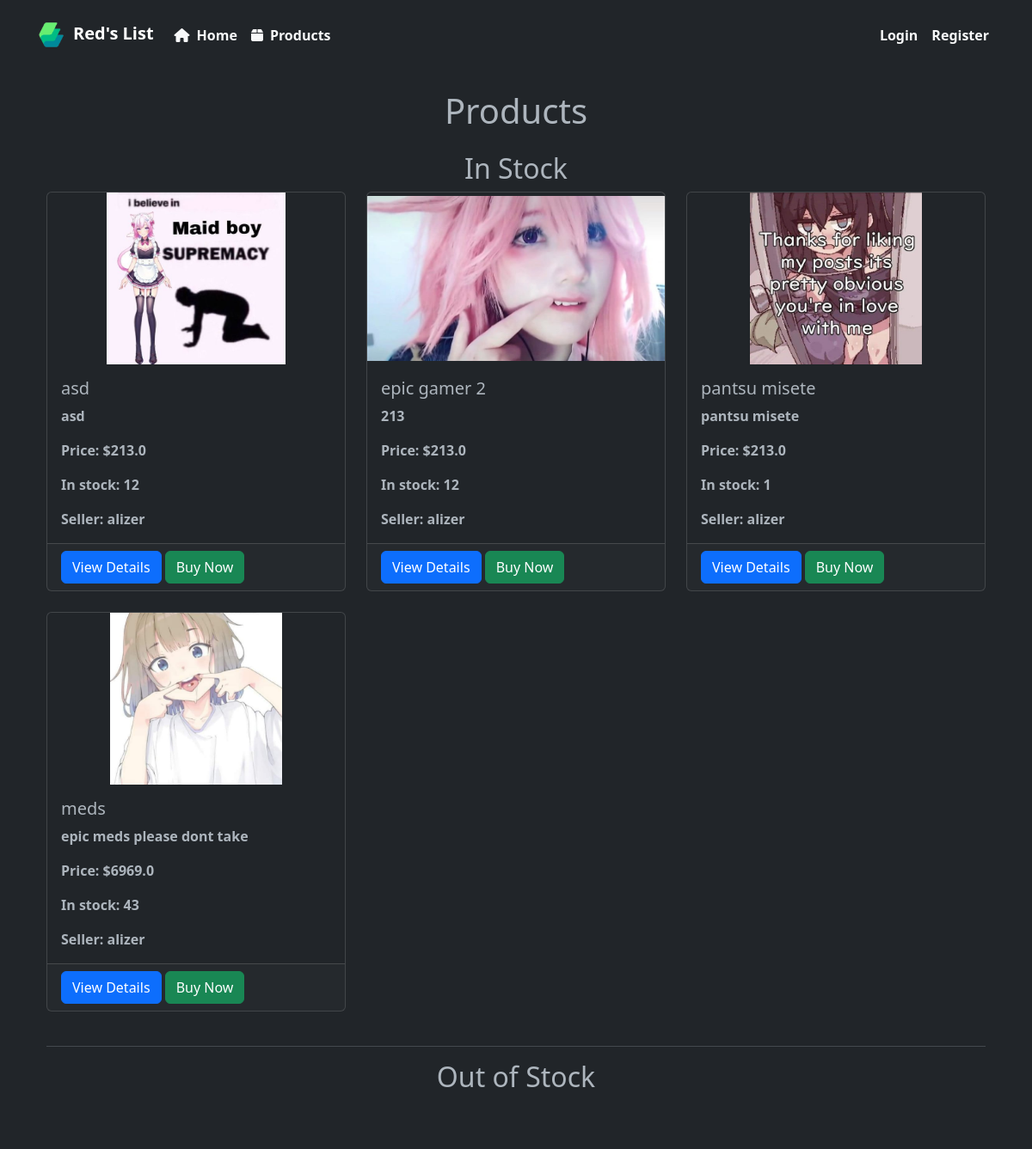
Page /products on the committed database.
### app.py (models this page shows, shortened)
class Item(db.Model):
    id = db.Column(db.Integer, primary_key=True)
    name = db.Column(db.String(512), nullable=False)
    description = db.Column(db.Text, nullable=False)
    price = db.Column(db.Float, nullable=False)
    stock = db.Column(db.Integer, nullable=False)
    author_id = db.Column(db.Integer, db.ForeignKey('user.id'), nullable=False)
    image_file = db.Column(db.String(512), nullable=False)
    category = db.Column(db.String(512), nullable=False)
    sales = db.relationship('Sales', backref='item', lazy=True)  # One-to-many relationship with Sales

class User(db.Model, UserMixin):
    id = db.Column(db.Integer, primary_key=True)
    username = db.Column(db.String(80), unique=True, nullable=False)
    password_hash = db.Column(db.String(128), nullable=False)
    email = db.Column(db.String(120), unique=True, nullable=False)
    is_admin = db.Column(db.Boolean, default=False)
    is_owner = db.Column(db.Boolean, default=False)
    items = db.relationship('Item', backref='author', lazy=True)
    reset_token = db.Column(db.String(100), unique=True)
    profile_picture = db.Column(db.Text, unique=True)
    news_articles = db.relationship('News', lazy=True)  # Added relationship backref

### app.py (the view)
@app.route('/products')
def products():
    products = Item.query.all()
    return render_template('products.html', products=products)

### templates/products.html (shortened to what this page needs)
{% extends 'layout.html' %}
{% block content %}
    <div class="container">
        <h1 class="text-center mb-4">Products</h1>
        <div class="row justify-content-center">
            <div class="col-md-12">
                <h2 class="text-center">In Stock</h2>
                <div class="row">
                    {% for product in products %}
                        {% if product.stock > 0 %}
                            <div class="col-md-4 mb-4">
                                <div class="card h-100 product-card">
                                    <a href="{{ url_for('product_details', item_id=product.id) }}">
                                        <img src="{{ url_for('static', filename='pics/'+product.image_file) }}" alt="{{ product.name }}" class="card-img-top product-image">
                                    </a>
                                    <div class="card-body">
                                        <h5 class="card-title">{{ product.name }}</h5>
                                        <p class="card-text">{{ product.description[:30] }}</p>
                                        <p class="card-text">Price: ${{ product.price }}</p>
                                        <p class="card-text">In stock: {{ product.stock }}</p>
                                        <p class="card-text {% if product.author == current_user %}text-success{% endif %}">Seller: {{ product.author.username }}</p>
                                    </div>
                                    <div class="card-footer">
                                        <a href="{{ url_for('product_details', item_id=product.id) }}" class="btn btn-primary btn-block">View Details</a>
                                        {% if admin or product.author != current_user %}
                                            <form action="{{ url_for('buy_item', item_id=product.id) }}" method="POST" style="display: inline-block;">
                                                <button type="submit" class="btn btn-success{% if product.stock <= 0 %} disabled{% endif %} btn-block">
                                                    {% if product.stock <= 0 %}
                                                        Out of Stock
                                                    {% else %}
                                                        Buy Now
                                                    {% endif %}
                                                </button>
                                            </form>
                                        {% else %}
                                            <a href="{{ url_for('edit_product', item_id=product.id) }}" class="btn btn-outline-primary btn-block">Edit Product</a>
                                        {% endif %}
                                    </div>
                                </div>
                            </div>
                        {% endif %}
                    {% endfor %}
                </div>
            </div>
        </div>
        <hr>
        <div class="row justify-content-center">
            <div class="col-md-12">
                <h2 class="text-center">Out of Stock</h2>
            </div>
        </div>
    </div>
{% endblock %}

### static/style.css (style rules this page uses)
body, ul { margin: 0; padding: 0; }
h1, h2, h3 { margin-bottom: 20px; }
.product-image { object-fit: contain; width: 200px; height: 200px; }
.btn-success { background-color: #28a745; border-color: #28a745; }
* { font-weight: bolder; }
h1 { color: white; }

### rows in the picture
Item: image_file (picture), name "asd", description "asd", price "213.0", stock "12", author.username "alizer", shows "Buy Now"
Item: image_file (picture), name "epic gamer 2", description "213", price "213.0", stock "12", author.username "alizer", shows "Buy Now"
Item: image_file (picture), name "pantsu misete", description "pantsu misete", price "213.0", stock "1", author.username "alizer", shows "Buy Now"
Item: image_file (picture), name "meds", description "epic meds please dont take", price "6969.0", stock "43", author.username "alizer", shows "Buy Now"
